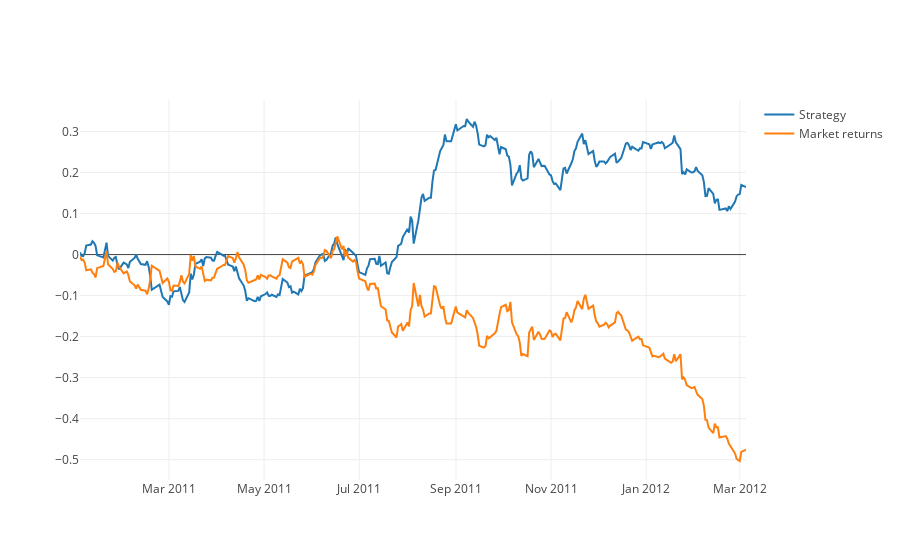

Here is the notebook cell this chart was saved with:
### Code cell
strategy_charts = go.Scatter(x=results.index, y=results['strategy'].cumsum(), name="Strategy AAPL")
market_charts = go.Scatter(x=results.index, y=results['returns'].cumsum(), name="Market returns AAPL")

py.iplot([strategy_charts, market_charts])

### Figure 1 — Plotly figure (JSON) as saved in the notebook; plotly's stock layout.template omitted (floating-point values rounded to 4 significant figures; data arrays with more than 128 entries replaced by an {"elided": "..."} marker saying what was removed)
{"data": [{"name": "Strategy", "type": "scatter", "uid": "8683b0d0-5acf-41ed-9f70-26a32f4f8955", "x": {"elided": "295 str values"}, "y": {"elided": "295 float values"}}, {"name": "Market returns", "type": "scatter", "uid": "0414ccec-99a5-4133-8c9b-7ce835504e8d", "x": {"elided": "295 str values"}, "y": {"elided": "295 float values"}}], "layout": {}}
